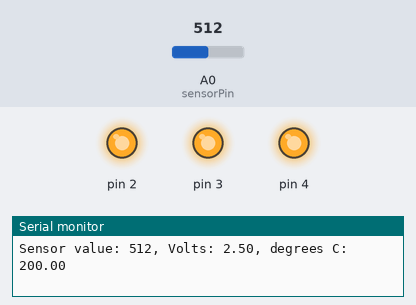
Simulated run of this sketch. Board: Arduino Uno, built with avr-gcc and run on an emulated ATmega328P. Shown: output pins drawn as LEDs (lit = HIGH), the last lines printed to the serial monitor. Inputs (shaded band) come from the test bench; at power-on: A0 (sensorPin) = 512.

Above: at 1.2 s.
1.3 s: A0 (sensorPin) set to 157
4.3 s: A0 (sensorPin) set to 130
At 5.5 s:
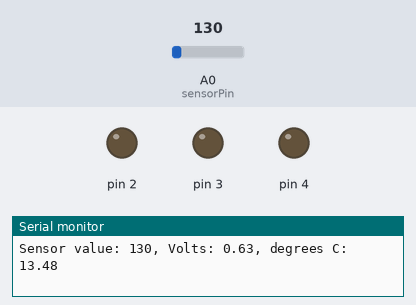
5.8 s: A0 (sensorPin) set to 306
At 6.9 s:
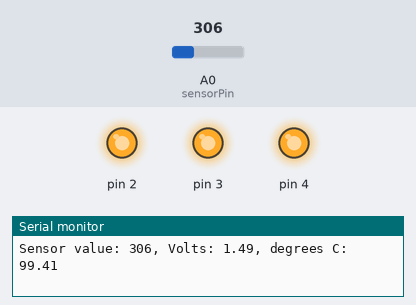
Timing chart, 0 to 8.8 s (numbered marks = the images above; inputs shaded):
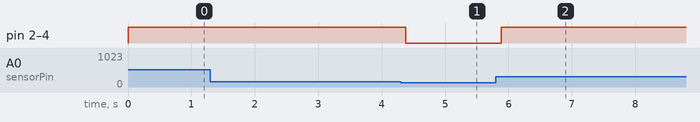

The sketch:

SensorTemperatura.ino
```cpp
const int sensorPin = A0;
const float baselineTemp = 20.0;

void setup() {
  Serial.begin(9600);
  for(int pin=2;pin<=4;pin++) {
    pinMode(pin, OUTPUT);
    digitalWrite(pin, LOW);
  }
}

void loop() {
  int sensorValue = analogRead(sensorPin);

  Serial.print("Sensor value: ");
  Serial.print(sensorValue);

  float voltage = (sensorValue / 1024.0) * 5.0;

  Serial.print(", Volts: ");
  Serial.print(voltage);

  Serial.print(", degrees C: ");
  float temperature = (voltage - 0.5) * 100;
  Serial.println(temperature);

  if(temperature < baselineTemp) {
    digitalWrite(2, LOW);
    digitalWrite(3, LOW);
    digitalWrite(4, LOW);
  }
  else if(temperature >= baselineTemp+2 && temperature < baselineTemp+4) {
    digitalWrite(2, HIGH);
    digitalWrite(3, LOW);
    digitalWrite(4, LOW);
  }
  else if(temperature >= baselineTemp+4 && temperature < baselineTemp+6) {
    digitalWrite(2, HIGH);
    digitalWrite(3, HIGH);
    digitalWrite(4, LOW);
  }
  else if(temperature >= baselineTemp+6) {
    digitalWrite(2, HIGH);
    digitalWrite(3, HIGH);
    digitalWrite(4, HIGH);
  }

  delay(1);
}
```

Measured:
- the behaviour switches between 144 and 143 on A0 (sensorPin) (found by bisection; images 0 and 1)
- after the input at 4.3 s, pin 2–4: HIGH → LOW after 0.08 s
- after the input at 5.8 s, pin 2–4: LOW → HIGH after 0.09 s
